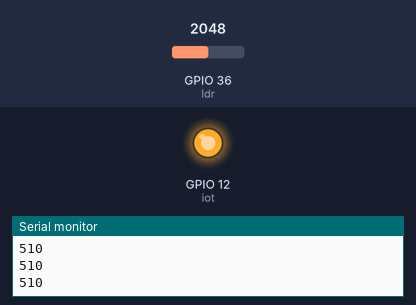
Simulated run of this sketch. Board: ESP32. On the bench: output pins drawn as LEDs (lit = HIGH), the last lines printed to the serial monitor. Inputs (shaded band) come from the test bench; at power-on: GPIO 36 (ldr) = 2048.

Above: at 1.2 s.
1.3 s: GPIO 36 (ldr) set to 491
At 1.6 s:
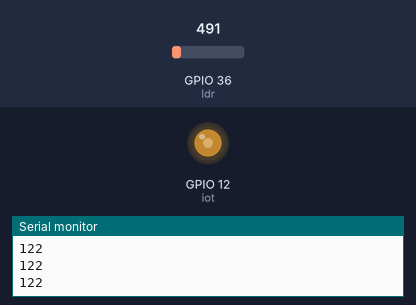
2.8 s: GPIO 36 (ldr) set to 0
At 3.8 s:
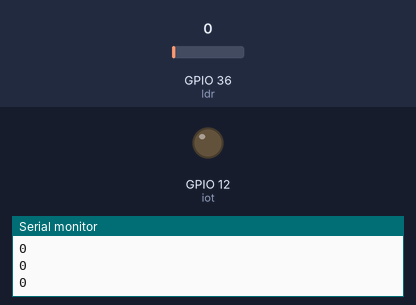
4.3 s: GPIO 36 (ldr) set to 1228
At 5.0 s:
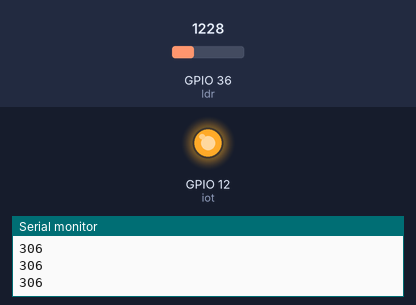
Timing chart, 0 to 7.3 s (numbered marks = the images above; inputs shaded):
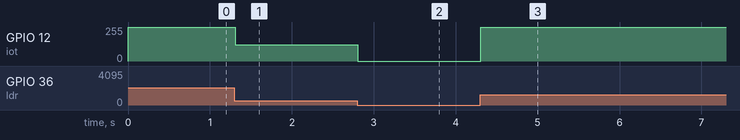

Measured:
- after the input at 1.3 s, GPIO 12 (iot): 255/255 → 122/255 at once
- after the input at 2.8 s, GPIO 12 (iot): 122/255 → 0/255 at once
- after the input at 4.3 s, GPIO 12 (iot): 0/255 → 255/255 at once

The sketch:

esp32_analogWrite2.ino
```cpp
#include <analogWrite.h>
int iot = 12;
int ldr = 36;
int val = 0;

void setup() {
  Serial.begin(9600);
  pinMode(iot, OUTPUT);
  pinMode(ldr, INPUT_PULLUP);

}

void loop() {
  val = map(analogRead(ldr), 0, 1023, 0, 255);
  Serial.println(val);
  analogWrite(iot, val);

}
```
